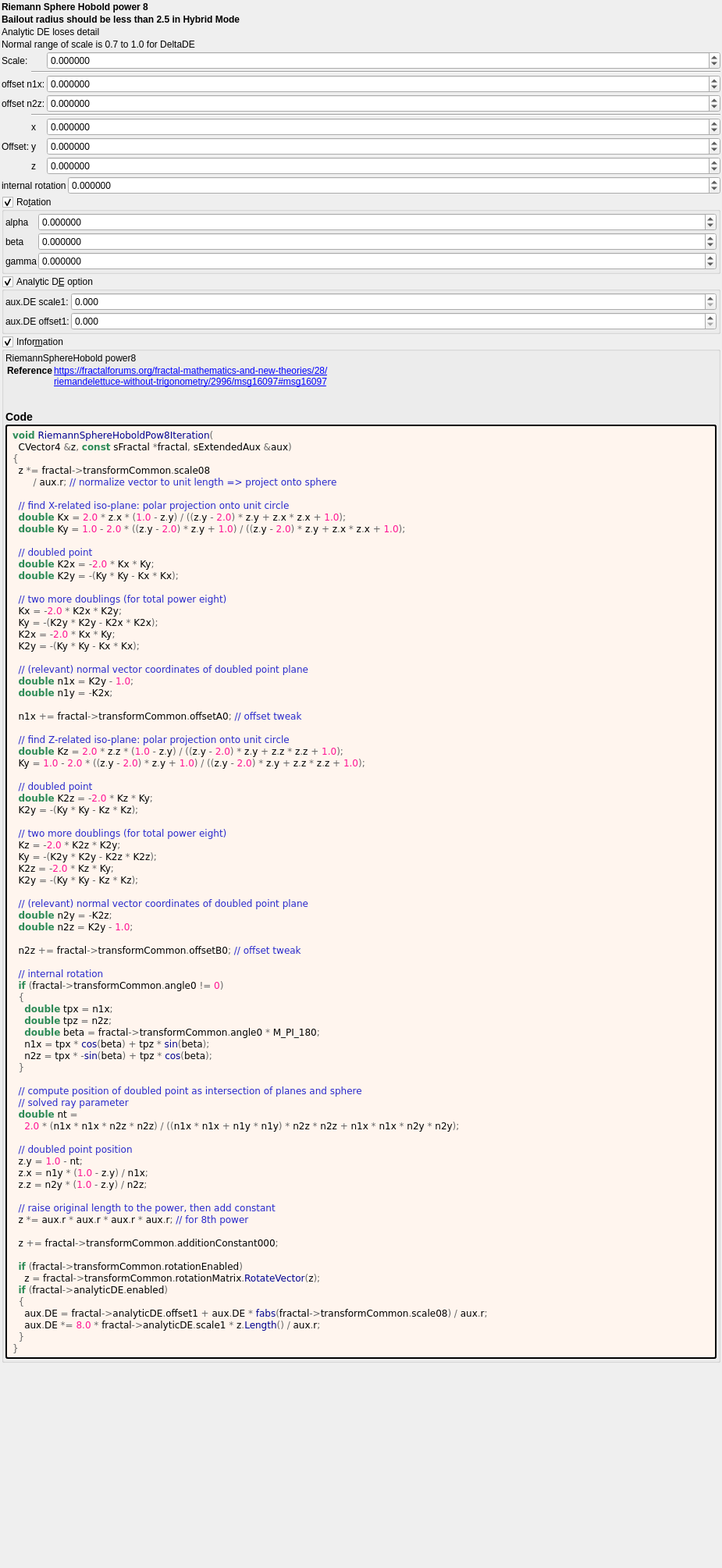
<?xml version="1.0" encoding="UTF-8"?>
<ui version="4.0">
 <class>riemann_sphere_hobold_pow8</class>
 <widget class="QWidget" name="Form">
  <property name="geometry">
   <rect>
    <x>0</x>
    <y>0</y>
    <width>925</width>
    <height>2009</height>
   </rect>
  </property>
  <property name="windowTitle">
   <string notr="true">riemann_sphere_hobold_pow8</string>
  </property>
  <layout class="QVBoxLayout" name="verticalLayout">
   <property name="spacing">
    <number>2</number>
   </property>
   <property name="leftMargin">
    <number>2</number>
   </property>
   <property name="topMargin">
    <number>2</number>
   </property>
   <property name="rightMargin">
    <number>2</number>
   </property>
   <property name="bottomMargin">
    <number>2</number>
   </property>
   <item>
    <widget class="QLabel" name="label_256">
     <property name="font">
      <font>
       <weight>75</weight>
       <bold>true</bold>
      </font>
     </property>
     <property name="text">
      <string>Riemann Sphere Hobold power 8</string>
     </property>
    </widget>
   </item>
   <item>
    <widget class="QLabel" name="label_252">
     <property name="font">
      <font>
       <weight>75</weight>
       <bold>true</bold>
      </font>
     </property>
     <property name="text">
      <string>Bailout radius should be less than 2.5 in Hybrid Mode</string>
     </property>
    </widget>
   </item>
   <item>
    <widget class="QLabel" name="label_258">
     <property name="text">
      <string>Analytic DE loses detail</string>
     </property>
    </widget>
   </item>
   <item>
    <widget class="QLabel" name="label_257">
     <property name="text">
      <string>Normal range of scale is 0.7 to 1.0 for DeltaDE</string>
     </property>
    </widget>
   </item>
   <item>
    <layout class="QGridLayout" name="gridLayout_63" columnstretch="0,0,0,1">
     <property name="spacing">
      <number>2</number>
     </property>
     <item row="6" column="2">
      <widget class="QLabel" name="label_112">
       <property name="text">
        <string notr="true">x</string>
       </property>
      </widget>
     </item>
     <item row="7" column="1">
      <widget class="QLabel" name="label_255">
       <property name="text">
        <string>Offset:</string>
       </property>
      </widget>
     </item>
     <item row="7" column="2">
      <widget class="QLabel" name="label_113">
       <property name="text">
        <string notr="true">y</string>
       </property>
      </widget>
     </item>
     <item row="7" column="3">
      <widget class="MyDoubleSpinBox" name="spinbox3_transf_addition_constant_y">
       <property name="sizePolicy">
        <sizepolicy hsizetype="Minimum" vsizetype="Maximum">
         <horstretch>0</horstretch>
         <verstretch>0</verstretch>
        </sizepolicy>
       </property>
       <property name="prefix">
        <string/>
       </property>
       <property name="suffix">
        <string/>
       </property>
       <property name="decimals">
        <number>6</number>
       </property>
       <property name="minimum">
        <double>-99.989999999999995</double>
       </property>
       <property name="maximum">
        <double>99.989999999999995</double>
       </property>
       <property name="singleStep">
        <double>0.100000000000000</double>
       </property>
      </widget>
     </item>
     <item row="8" column="3">
      <widget class="MyDoubleSpinBox" name="spinbox3_transf_addition_constant_z">
       <property name="sizePolicy">
        <sizepolicy hsizetype="Minimum" vsizetype="Maximum">
         <horstretch>0</horstretch>
         <verstretch>0</verstretch>
        </sizepolicy>
       </property>
       <property name="prefix">
        <string/>
       </property>
       <property name="suffix">
        <string/>
       </property>
       <property name="decimals">
        <number>6</number>
       </property>
       <property name="minimum">
        <double>-99.989999999999995</double>
       </property>
       <property name="maximum">
        <double>99.989999999999995</double>
       </property>
       <property name="singleStep">
        <double>0.100000000000000</double>
       </property>
      </widget>
     </item>
     <item row="6" column="3">
      <widget class="MyDoubleSpinBox" name="spinbox3_transf_addition_constant_x">
       <property name="sizePolicy">
        <sizepolicy hsizetype="Minimum" vsizetype="Maximum">
         <horstretch>0</horstretch>
         <verstretch>0</verstretch>
        </sizepolicy>
       </property>
       <property name="prefix">
        <string/>
       </property>
       <property name="suffix">
        <string/>
       </property>
       <property name="decimals">
        <number>6</number>
       </property>
       <property name="minimum">
        <double>-99.989999999999995</double>
       </property>
       <property name="maximum">
        <double>99.989999999999995</double>
       </property>
       <property name="singleStep">
        <double>0.100000000000000</double>
       </property>
      </widget>
     </item>
     <item row="8" column="2">
      <widget class="QLabel" name="label_114">
       <property name="text">
        <string notr="true">z</string>
       </property>
      </widget>
     </item>
     <item row="1" column="3">
      <widget class="MyDoubleSpinBox" name="spinbox_transf_scale_08">
       <property name="sizePolicy">
        <sizepolicy hsizetype="Minimum" vsizetype="Maximum">
         <horstretch>0</horstretch>
         <verstretch>0</verstretch>
        </sizepolicy>
       </property>
       <property name="prefix">
        <string/>
       </property>
       <property name="suffix">
        <string/>
       </property>
       <property name="decimals">
        <number>6</number>
       </property>
       <property name="minimum">
        <double>-99.989999999999995</double>
       </property>
       <property name="maximum">
        <double>99.989999999999995</double>
       </property>
       <property name="singleStep">
        <double>0.100000000000000</double>
       </property>
      </widget>
     </item>
     <item row="5" column="2" colspan="2">
      <widget class="Line" name="line_56">
       <property name="orientation">
        <enum>Qt::Horizontal</enum>
       </property>
      </widget>
     </item>
     <item row="2" column="2" colspan="2">
      <widget class="Line" name="line_55">
       <property name="orientation">
        <enum>Qt::Horizontal</enum>
       </property>
      </widget>
     </item>
     <item row="4" column="3">
      <widget class="MyDoubleSpinBox" name="spinbox_transf_offsetB_0">
       <property name="sizePolicy">
        <sizepolicy hsizetype="Minimum" vsizetype="Maximum">
         <horstretch>0</horstretch>
         <verstretch>0</verstretch>
        </sizepolicy>
       </property>
       <property name="prefix">
        <string/>
       </property>
       <property name="suffix">
        <string/>
       </property>
       <property name="decimals">
        <number>6</number>
       </property>
       <property name="minimum">
        <double>-99.989999999999995</double>
       </property>
       <property name="maximum">
        <double>99.989999999999995</double>
       </property>
       <property name="singleStep">
        <double>0.100000000000000</double>
       </property>
      </widget>
     </item>
     <item row="3" column="3">
      <widget class="MyDoubleSpinBox" name="spinbox_transf_offsetA_0">
       <property name="sizePolicy">
        <sizepolicy hsizetype="Minimum" vsizetype="Maximum">
         <horstretch>0</horstretch>
         <verstretch>0</verstretch>
        </sizepolicy>
       </property>
       <property name="prefix">
        <string/>
       </property>
       <property name="suffix">
        <string/>
       </property>
       <property name="decimals">
        <number>6</number>
       </property>
       <property name="minimum">
        <double>-99.989999999999995</double>
       </property>
       <property name="maximum">
        <double>99.989999999999995</double>
       </property>
       <property name="singleStep">
        <double>0.100000000000000</double>
       </property>
      </widget>
     </item>
     <item row="3" column="1" colspan="2">
      <widget class="QLabel" name="label_140">
       <property name="text">
        <string>offset n1x:</string>
       </property>
      </widget>
     </item>
     <item row="4" column="1" colspan="2">
      <widget class="QLabel" name="label_142">
       <property name="text">
        <string>offset n2z:</string>
       </property>
      </widget>
     </item>
     <item row="1" column="1" colspan="2">
      <widget class="QLabel" name="label_251">
       <property name="text">
        <string>Scale:</string>
       </property>
      </widget>
     </item>
    </layout>
   </item>
   <item>
    <layout class="QGridLayout" name="gridLayout_2" columnstretch="0,1">
     <property name="spacing">
      <number>2</number>
     </property>
     <item row="1" column="0">
      <widget class="QLabel" name="label_18">
       <property name="text">
        <string notr="true">internal rotation</string>
       </property>
      </widget>
     </item>
     <item row="1" column="1">
      <widget class="MyDoubleSpinBox" name="spinboxd_transf_angle_0">
       <property name="sizePolicy">
        <sizepolicy hsizetype="Minimum" vsizetype="Maximum">
         <horstretch>0</horstretch>
         <verstretch>0</verstretch>
        </sizepolicy>
       </property>
       <property name="prefix">
        <string/>
       </property>
       <property name="suffix">
        <string/>
       </property>
       <property name="decimals">
        <number>6</number>
       </property>
       <property name="minimum">
        <double>-36000.000000000000000</double>
       </property>
       <property name="maximum">
        <double>36000.000000000000000</double>
       </property>
       <property name="singleStep">
        <double>1.000000000000000</double>
       </property>
      </widget>
     </item>
    </layout>
   </item>
   <item>
    <widget class="MyGroupBox" name="groupCheck_transf_rotation_enabled">
     <property name="title">
      <string>Ro&amp;tation</string>
     </property>
     <property name="checkable">
      <bool>true</bool>
     </property>
     <layout class="QVBoxLayout" name="verticalLayout_8" stretch="0">
      <property name="spacing">
       <number>2</number>
      </property>
      <property name="leftMargin">
       <number>2</number>
      </property>
      <property name="topMargin">
       <number>2</number>
      </property>
      <property name="rightMargin">
       <number>2</number>
      </property>
      <property name="bottomMargin">
       <number>2</number>
      </property>
      <item>
       <layout class="QGridLayout" name="gridLayout_10" columnstretch="0,1">
        <property name="spacing">
         <number>2</number>
        </property>
        <item row="3" column="1">
         <widget class="MyDoubleSpinBox" name="spinboxd3_transf_rotation_z">
          <property name="sizePolicy">
           <sizepolicy hsizetype="Minimum" vsizetype="Maximum">
            <horstretch>0</horstretch>
            <verstretch>0</verstretch>
           </sizepolicy>
          </property>
          <property name="prefix">
           <string/>
          </property>
          <property name="suffix">
           <string/>
          </property>
          <property name="decimals">
           <number>6</number>
          </property>
          <property name="minimum">
           <double>-36000.000000000000000</double>
          </property>
          <property name="maximum">
           <double>36000.000000000000000</double>
          </property>
          <property name="singleStep">
           <double>1.000000000000000</double>
          </property>
         </widget>
        </item>
        <item row="3" column="0">
         <widget class="QLabel" name="label_36">
          <property name="text">
           <string notr="true">gamma</string>
          </property>
         </widget>
        </item>
        <item row="1" column="0">
         <widget class="QLabel" name="label_35">
          <property name="text">
           <string notr="true">alpha</string>
          </property>
         </widget>
        </item>
        <item row="2" column="0">
         <widget class="QLabel" name="label_34">
          <property name="text">
           <string notr="true">beta</string>
          </property>
         </widget>
        </item>
        <item row="1" column="1">
         <widget class="MyDoubleSpinBox" name="spinboxd3_transf_rotation_x">
          <property name="sizePolicy">
           <sizepolicy hsizetype="Minimum" vsizetype="Maximum">
            <horstretch>0</horstretch>
            <verstretch>0</verstretch>
           </sizepolicy>
          </property>
          <property name="prefix">
           <string/>
          </property>
          <property name="suffix">
           <string/>
          </property>
          <property name="decimals">
           <number>6</number>
          </property>
          <property name="minimum">
           <double>-36000.000000000000000</double>
          </property>
          <property name="maximum">
           <double>36000.000000000000000</double>
          </property>
          <property name="singleStep">
           <double>1.000000000000000</double>
          </property>
         </widget>
        </item>
        <item row="2" column="1">
         <widget class="MyDoubleSpinBox" name="spinboxd3_transf_rotation_y">
          <property name="sizePolicy">
           <sizepolicy hsizetype="Minimum" vsizetype="Maximum">
            <horstretch>0</horstretch>
            <verstretch>0</verstretch>
           </sizepolicy>
          </property>
          <property name="prefix">
           <string/>
          </property>
          <property name="suffix">
           <string/>
          </property>
          <property name="decimals">
           <number>6</number>
          </property>
          <property name="minimum">
           <double>-36000.000000000000000</double>
          </property>
          <property name="maximum">
           <double>36000.000000000000000</double>
          </property>
          <property name="singleStep">
           <double>1.000000000000000</double>
          </property>
         </widget>
        </item>
       </layout>
      </item>
     </layout>
    </widget>
   </item>
   <item>
    <widget class="MyGroupBox" name="groupCheck_analyticDE_enabled">
     <property name="toolTip">
      <string>&lt;p&gt;Occasionally disable in Hybrid Mode. A few hybrid settings may work best with the analytic DE code disabled in this formula.&lt;/p&gt;</string>
     </property>
     <property name="title">
      <string>Analytic D&amp;E option</string>
     </property>
     <property name="checkable">
      <bool>true</bool>
     </property>
     <layout class="QVBoxLayout" name="verticalLayout_52">
      <property name="spacing">
       <number>2</number>
      </property>
      <property name="leftMargin">
       <number>2</number>
      </property>
      <property name="topMargin">
       <number>2</number>
      </property>
      <property name="rightMargin">
       <number>2</number>
      </property>
      <property name="bottomMargin">
       <number>2</number>
      </property>
      <item>
       <layout class="QGridLayout" name="gridLayout_27" columnstretch="0,0,1">
        <property name="spacing">
         <number>2</number>
        </property>
        <item row="2" column="1">
         <widget class="QLabel" name="label_177">
          <property name="text">
           <string>aux.DE offset1:</string>
          </property>
         </widget>
        </item>
        <item row="1" column="1">
         <widget class="QLabel" name="label_176">
          <property name="text">
           <string>aux.DE scale1:</string>
          </property>
         </widget>
        </item>
        <item row="2" column="2">
         <widget class="MyDoubleSpinBox" name="spinbox_analyticDE_offset_1">
          <property name="sizePolicy">
           <sizepolicy hsizetype="Minimum" vsizetype="Maximum">
            <horstretch>0</horstretch>
            <verstretch>0</verstretch>
           </sizepolicy>
          </property>
          <property name="prefix">
           <string/>
          </property>
          <property name="suffix">
           <string/>
          </property>
          <property name="decimals">
           <number>3</number>
          </property>
          <property name="minimum">
           <double>0.000000000000000</double>
          </property>
          <property name="maximum">
           <double>99.000000000000000</double>
          </property>
          <property name="singleStep">
           <double>0.100000000000000</double>
          </property>
         </widget>
        </item>
        <item row="1" column="2">
         <widget class="MyDoubleSpinBox" name="spinbox_analyticDE_scale_1">
          <property name="sizePolicy">
           <sizepolicy hsizetype="Minimum" vsizetype="Maximum">
            <horstretch>0</horstretch>
            <verstretch>0</verstretch>
           </sizepolicy>
          </property>
          <property name="prefix">
           <string/>
          </property>
          <property name="suffix">
           <string/>
          </property>
          <property name="decimals">
           <number>3</number>
          </property>
          <property name="minimum">
           <double>0.000000000000000</double>
          </property>
          <property name="maximum">
           <double>99.000000000000000</double>
          </property>
          <property name="singleStep">
           <double>0.100000000000000</double>
          </property>
         </widget>
        </item>
       </layout>
      </item>
     </layout>
    </widget>
   </item>
   <item>
    <widget class="MyGroupBox" name="groupCheck_info">
     <property name="title">
      <string>Infor&amp;mation</string>
     </property>
     <property name="flat">
      <bool>false</bool>
     </property>
     <property name="checkable">
      <bool>true</bool>
     </property>
     <layout class="QVBoxLayout" name="verticalLayout_2">
      <property name="spacing">
       <number>2</number>
      </property>
      <property name="leftMargin">
       <number>2</number>
      </property>
      <property name="topMargin">
       <number>2</number>
      </property>
      <property name="rightMargin">
       <number>2</number>
      </property>
      <property name="bottomMargin">
       <number>2</number>
      </property>
      <item>
       <widget class="QLabel" name="label_information_general">
        <property name="text">
         <string notr="true">&lt;p&gt;RiemannSphereHobold power8&lt;/p&gt;&lt;table&gt;
&lt;tr&gt;&lt;th&gt;Reference&lt;/th&gt;&lt;td&gt;&lt;a href=&quot;https://fractalforums.org/fractal-mathematics-and-new-theories/28/&quot;&gt;https://fractalforums.org/fractal-mathematics-and-new-theories/28/&lt;br&gt;
&lt;a href=&quot;riemandelettuce-without-trigonometry/2996/msg16097#msg16097&quot;&gt;riemandelettuce-without-trigonometry/2996/msg16097#msg16097&lt;br&gt;
&lt;/td&gt;&lt;/tr&gt;
&lt;/table&gt;
&lt;h3&gt;Code&lt;/h3&gt;</string>
        </property>
        <property name="wordWrap">
         <bool>true</bool>
        </property>
        <property name="openExternalLinks">
         <bool>true</bool>
        </property>
        <property name="textInteractionFlags">
         <set>Qt::LinksAccessibleByMouse|Qt::TextSelectableByMouse</set>
        </property>
       </widget>
      </item>
      <item>
       <widget class="QLabel" name="label_code_content">
        <property name="styleSheet">
         <string notr="true">border-style: outset; border-width: 2px; border-radius: 3px; border-color: black; background-color: #fff5ee; padding: 4px;</string>
        </property>
        <property name="text">
         <string notr="true">&lt;body style=&quot;background-color:#fff5ee&quot;&gt;
&lt;pre style=&quot;color:#000000; background-color:#fff5ee;  font-family:&#039;Courier New&#039;,monospace;white-space: pre-wrap;&quot;&gt;&lt;span style=&quot;color:#2e8b57; font-weight:bold&quot;&gt;void&lt;/span&gt; &lt;span style=&quot;color:#00008f&quot;&gt;RiemannSphereHoboldPow8Iteration&lt;/span&gt;&lt;span style=&quot;color:#676767&quot;&gt;(&lt;/span&gt;
  CVector4 &lt;span style=&quot;color:#676767&quot;&gt;&amp;amp;&lt;/span&gt;z&lt;span style=&quot;color:#676767&quot;&gt;,&lt;/span&gt; &lt;span style=&quot;color:#2e8b57; font-weight:bold&quot;&gt;const&lt;/span&gt; sFractal &lt;span style=&quot;color:#676767&quot;&gt;*&lt;/span&gt;fractal&lt;span style=&quot;color:#676767&quot;&gt;,&lt;/span&gt; sExtendedAux &lt;span style=&quot;color:#676767&quot;&gt;&amp;amp;&lt;/span&gt;aux&lt;span style=&quot;color:#676767&quot;&gt;)&lt;/span&gt;
&lt;span style=&quot;color:#676767&quot;&gt;{&lt;/span&gt;
  z &lt;span style=&quot;color:#676767&quot;&gt;*=&lt;/span&gt; fractal&lt;span style=&quot;color:#676767&quot;&gt;-&amp;gt;&lt;/span&gt;transformCommon&lt;span style=&quot;color:#676767&quot;&gt;.&lt;/span&gt;scale08
       &lt;span style=&quot;color:#676767&quot;&gt;/&lt;/span&gt; aux&lt;span style=&quot;color:#676767&quot;&gt;.&lt;/span&gt;r&lt;span style=&quot;color:#676767&quot;&gt;;&lt;/span&gt; &lt;span style=&quot;color:#2929cc&quot;&gt;// normalize vector to unit length =&amp;gt; project onto sphere&lt;/span&gt;

  &lt;span style=&quot;color:#2929cc&quot;&gt;// find X-related iso-plane: polar projection onto unit circle&lt;/span&gt;
  &lt;span style=&quot;color:#2e8b57; font-weight:bold&quot;&gt;double&lt;/span&gt; Kx &lt;span style=&quot;color:#676767&quot;&gt;=&lt;/span&gt; &lt;span style=&quot;color:#ff1493&quot;&gt;2.0&lt;/span&gt; &lt;span style=&quot;color:#676767&quot;&gt;*&lt;/span&gt; z&lt;span style=&quot;color:#676767&quot;&gt;.&lt;/span&gt;x &lt;span style=&quot;color:#676767&quot;&gt;* (&lt;/span&gt;&lt;span style=&quot;color:#ff1493&quot;&gt;1.0&lt;/span&gt; &lt;span style=&quot;color:#676767&quot;&gt;-&lt;/span&gt; z&lt;span style=&quot;color:#676767&quot;&gt;.&lt;/span&gt;y&lt;span style=&quot;color:#676767&quot;&gt;) / ((&lt;/span&gt;z&lt;span style=&quot;color:#676767&quot;&gt;.&lt;/span&gt;y &lt;span style=&quot;color:#676767&quot;&gt;-&lt;/span&gt; &lt;span style=&quot;color:#ff1493&quot;&gt;2.0&lt;/span&gt;&lt;span style=&quot;color:#676767&quot;&gt;) *&lt;/span&gt; z&lt;span style=&quot;color:#676767&quot;&gt;.&lt;/span&gt;y &lt;span style=&quot;color:#676767&quot;&gt;+&lt;/span&gt; z&lt;span style=&quot;color:#676767&quot;&gt;.&lt;/span&gt;x &lt;span style=&quot;color:#676767&quot;&gt;*&lt;/span&gt; z&lt;span style=&quot;color:#676767&quot;&gt;.&lt;/span&gt;x &lt;span style=&quot;color:#676767&quot;&gt;+&lt;/span&gt; &lt;span style=&quot;color:#ff1493&quot;&gt;1.0&lt;/span&gt;&lt;span style=&quot;color:#676767&quot;&gt;);&lt;/span&gt;
  &lt;span style=&quot;color:#2e8b57; font-weight:bold&quot;&gt;double&lt;/span&gt; Ky &lt;span style=&quot;color:#676767&quot;&gt;=&lt;/span&gt; &lt;span style=&quot;color:#ff1493&quot;&gt;1.0&lt;/span&gt; &lt;span style=&quot;color:#676767&quot;&gt;-&lt;/span&gt; &lt;span style=&quot;color:#ff1493&quot;&gt;2.0&lt;/span&gt; &lt;span style=&quot;color:#676767&quot;&gt;* ((&lt;/span&gt;z&lt;span style=&quot;color:#676767&quot;&gt;.&lt;/span&gt;y &lt;span style=&quot;color:#676767&quot;&gt;-&lt;/span&gt; &lt;span style=&quot;color:#ff1493&quot;&gt;2.0&lt;/span&gt;&lt;span style=&quot;color:#676767&quot;&gt;) *&lt;/span&gt; z&lt;span style=&quot;color:#676767&quot;&gt;.&lt;/span&gt;y &lt;span style=&quot;color:#676767&quot;&gt;+&lt;/span&gt; &lt;span style=&quot;color:#ff1493&quot;&gt;1.0&lt;/span&gt;&lt;span style=&quot;color:#676767&quot;&gt;) / ((&lt;/span&gt;z&lt;span style=&quot;color:#676767&quot;&gt;.&lt;/span&gt;y &lt;span style=&quot;color:#676767&quot;&gt;-&lt;/span&gt; &lt;span style=&quot;color:#ff1493&quot;&gt;2.0&lt;/span&gt;&lt;span style=&quot;color:#676767&quot;&gt;) *&lt;/span&gt; z&lt;span style=&quot;color:#676767&quot;&gt;.&lt;/span&gt;y &lt;span style=&quot;color:#676767&quot;&gt;+&lt;/span&gt; z&lt;span style=&quot;color:#676767&quot;&gt;.&lt;/span&gt;x &lt;span style=&quot;color:#676767&quot;&gt;*&lt;/span&gt; z&lt;span style=&quot;color:#676767&quot;&gt;.&lt;/span&gt;x &lt;span style=&quot;color:#676767&quot;&gt;+&lt;/span&gt; &lt;span style=&quot;color:#ff1493&quot;&gt;1.0&lt;/span&gt;&lt;span style=&quot;color:#676767&quot;&gt;);&lt;/span&gt;

  &lt;span style=&quot;color:#2929cc&quot;&gt;// doubled point&lt;/span&gt;
  &lt;span style=&quot;color:#2e8b57; font-weight:bold&quot;&gt;double&lt;/span&gt; K2x &lt;span style=&quot;color:#676767&quot;&gt;= -&lt;/span&gt;&lt;span style=&quot;color:#ff1493&quot;&gt;2.0&lt;/span&gt; &lt;span style=&quot;color:#676767&quot;&gt;*&lt;/span&gt; Kx &lt;span style=&quot;color:#676767&quot;&gt;*&lt;/span&gt; Ky&lt;span style=&quot;color:#676767&quot;&gt;;&lt;/span&gt;
  &lt;span style=&quot;color:#2e8b57; font-weight:bold&quot;&gt;double&lt;/span&gt; K2y &lt;span style=&quot;color:#676767&quot;&gt;= -(&lt;/span&gt;Ky &lt;span style=&quot;color:#676767&quot;&gt;*&lt;/span&gt; Ky &lt;span style=&quot;color:#676767&quot;&gt;-&lt;/span&gt; Kx &lt;span style=&quot;color:#676767&quot;&gt;*&lt;/span&gt; Kx&lt;span style=&quot;color:#676767&quot;&gt;);&lt;/span&gt;

  &lt;span style=&quot;color:#2929cc&quot;&gt;// two more doublings (for total power eight)&lt;/span&gt;
  Kx &lt;span style=&quot;color:#676767&quot;&gt;= -&lt;/span&gt;&lt;span style=&quot;color:#ff1493&quot;&gt;2.0&lt;/span&gt; &lt;span style=&quot;color:#676767&quot;&gt;*&lt;/span&gt; K2x &lt;span style=&quot;color:#676767&quot;&gt;*&lt;/span&gt; K2y&lt;span style=&quot;color:#676767&quot;&gt;;&lt;/span&gt;
  Ky &lt;span style=&quot;color:#676767&quot;&gt;= -(&lt;/span&gt;K2y &lt;span style=&quot;color:#676767&quot;&gt;*&lt;/span&gt; K2y &lt;span style=&quot;color:#676767&quot;&gt;-&lt;/span&gt; K2x &lt;span style=&quot;color:#676767&quot;&gt;*&lt;/span&gt; K2x&lt;span style=&quot;color:#676767&quot;&gt;);&lt;/span&gt;
  K2x &lt;span style=&quot;color:#676767&quot;&gt;= -&lt;/span&gt;&lt;span style=&quot;color:#ff1493&quot;&gt;2.0&lt;/span&gt; &lt;span style=&quot;color:#676767&quot;&gt;*&lt;/span&gt; Kx &lt;span style=&quot;color:#676767&quot;&gt;*&lt;/span&gt; Ky&lt;span style=&quot;color:#676767&quot;&gt;;&lt;/span&gt;
  K2y &lt;span style=&quot;color:#676767&quot;&gt;= -(&lt;/span&gt;Ky &lt;span style=&quot;color:#676767&quot;&gt;*&lt;/span&gt; Ky &lt;span style=&quot;color:#676767&quot;&gt;-&lt;/span&gt; Kx &lt;span style=&quot;color:#676767&quot;&gt;*&lt;/span&gt; Kx&lt;span style=&quot;color:#676767&quot;&gt;);&lt;/span&gt;

  &lt;span style=&quot;color:#2929cc&quot;&gt;// (relevant) normal vector coordinates of doubled point plane&lt;/span&gt;
  &lt;span style=&quot;color:#2e8b57; font-weight:bold&quot;&gt;double&lt;/span&gt; n1x &lt;span style=&quot;color:#676767&quot;&gt;=&lt;/span&gt; K2y &lt;span style=&quot;color:#676767&quot;&gt;-&lt;/span&gt; &lt;span style=&quot;color:#ff1493&quot;&gt;1.0&lt;/span&gt;&lt;span style=&quot;color:#676767&quot;&gt;;&lt;/span&gt;
  &lt;span style=&quot;color:#2e8b57; font-weight:bold&quot;&gt;double&lt;/span&gt; n1y &lt;span style=&quot;color:#676767&quot;&gt;= -&lt;/span&gt;K2x&lt;span style=&quot;color:#676767&quot;&gt;;&lt;/span&gt;

  n1x &lt;span style=&quot;color:#676767&quot;&gt;+=&lt;/span&gt; fractal&lt;span style=&quot;color:#676767&quot;&gt;-&amp;gt;&lt;/span&gt;transformCommon&lt;span style=&quot;color:#676767&quot;&gt;.&lt;/span&gt;offsetA0&lt;span style=&quot;color:#676767&quot;&gt;;&lt;/span&gt; &lt;span style=&quot;color:#2929cc&quot;&gt;// offset tweak&lt;/span&gt;

  &lt;span style=&quot;color:#2929cc&quot;&gt;// find Z-related iso-plane: polar projection onto unit circle&lt;/span&gt;
  &lt;span style=&quot;color:#2e8b57; font-weight:bold&quot;&gt;double&lt;/span&gt; Kz &lt;span style=&quot;color:#676767&quot;&gt;=&lt;/span&gt; &lt;span style=&quot;color:#ff1493&quot;&gt;2.0&lt;/span&gt; &lt;span style=&quot;color:#676767&quot;&gt;*&lt;/span&gt; z&lt;span style=&quot;color:#676767&quot;&gt;.&lt;/span&gt;z &lt;span style=&quot;color:#676767&quot;&gt;* (&lt;/span&gt;&lt;span style=&quot;color:#ff1493&quot;&gt;1.0&lt;/span&gt; &lt;span style=&quot;color:#676767&quot;&gt;-&lt;/span&gt; z&lt;span style=&quot;color:#676767&quot;&gt;.&lt;/span&gt;y&lt;span style=&quot;color:#676767&quot;&gt;) / ((&lt;/span&gt;z&lt;span style=&quot;color:#676767&quot;&gt;.&lt;/span&gt;y &lt;span style=&quot;color:#676767&quot;&gt;-&lt;/span&gt; &lt;span style=&quot;color:#ff1493&quot;&gt;2.0&lt;/span&gt;&lt;span style=&quot;color:#676767&quot;&gt;) *&lt;/span&gt; z&lt;span style=&quot;color:#676767&quot;&gt;.&lt;/span&gt;y &lt;span style=&quot;color:#676767&quot;&gt;+&lt;/span&gt; z&lt;span style=&quot;color:#676767&quot;&gt;.&lt;/span&gt;z &lt;span style=&quot;color:#676767&quot;&gt;*&lt;/span&gt; z&lt;span style=&quot;color:#676767&quot;&gt;.&lt;/span&gt;z &lt;span style=&quot;color:#676767&quot;&gt;+&lt;/span&gt; &lt;span style=&quot;color:#ff1493&quot;&gt;1.0&lt;/span&gt;&lt;span style=&quot;color:#676767&quot;&gt;);&lt;/span&gt;
  Ky &lt;span style=&quot;color:#676767&quot;&gt;=&lt;/span&gt; &lt;span style=&quot;color:#ff1493&quot;&gt;1.0&lt;/span&gt; &lt;span style=&quot;color:#676767&quot;&gt;-&lt;/span&gt; &lt;span style=&quot;color:#ff1493&quot;&gt;2.0&lt;/span&gt; &lt;span style=&quot;color:#676767&quot;&gt;* ((&lt;/span&gt;z&lt;span style=&quot;color:#676767&quot;&gt;.&lt;/span&gt;y &lt;span style=&quot;color:#676767&quot;&gt;-&lt;/span&gt; &lt;span style=&quot;color:#ff1493&quot;&gt;2.0&lt;/span&gt;&lt;span style=&quot;color:#676767&quot;&gt;) *&lt;/span&gt; z&lt;span style=&quot;color:#676767&quot;&gt;.&lt;/span&gt;y &lt;span style=&quot;color:#676767&quot;&gt;+&lt;/span&gt; &lt;span style=&quot;color:#ff1493&quot;&gt;1.0&lt;/span&gt;&lt;span style=&quot;color:#676767&quot;&gt;) / ((&lt;/span&gt;z&lt;span style=&quot;color:#676767&quot;&gt;.&lt;/span&gt;y &lt;span style=&quot;color:#676767&quot;&gt;-&lt;/span&gt; &lt;span style=&quot;color:#ff1493&quot;&gt;2.0&lt;/span&gt;&lt;span style=&quot;color:#676767&quot;&gt;) *&lt;/span&gt; z&lt;span style=&quot;color:#676767&quot;&gt;.&lt;/span&gt;y &lt;span style=&quot;color:#676767&quot;&gt;+&lt;/span&gt; z&lt;span style=&quot;color:#676767&quot;&gt;.&lt;/span&gt;z &lt;span style=&quot;color:#676767&quot;&gt;*&lt;/span&gt; z&lt;span style=&quot;color:#676767&quot;&gt;.&lt;/span&gt;z &lt;span style=&quot;color:#676767&quot;&gt;+&lt;/span&gt; &lt;span style=&quot;color:#ff1493&quot;&gt;1.0&lt;/span&gt;&lt;span style=&quot;color:#676767&quot;&gt;);&lt;/span&gt;

  &lt;span style=&quot;color:#2929cc&quot;&gt;// doubled point&lt;/span&gt;
  &lt;span style=&quot;color:#2e8b57; font-weight:bold&quot;&gt;double&lt;/span&gt; K2z &lt;span style=&quot;color:#676767&quot;&gt;= -&lt;/span&gt;&lt;span style=&quot;color:#ff1493&quot;&gt;2.0&lt;/span&gt; &lt;span style=&quot;color:#676767&quot;&gt;*&lt;/span&gt; Kz &lt;span style=&quot;color:#676767&quot;&gt;*&lt;/span&gt; Ky&lt;span style=&quot;color:#676767&quot;&gt;;&lt;/span&gt;
  K2y &lt;span style=&quot;color:#676767&quot;&gt;= -(&lt;/span&gt;Ky &lt;span style=&quot;color:#676767&quot;&gt;*&lt;/span&gt; Ky &lt;span style=&quot;color:#676767&quot;&gt;-&lt;/span&gt; Kz &lt;span style=&quot;color:#676767&quot;&gt;*&lt;/span&gt; Kz&lt;span style=&quot;color:#676767&quot;&gt;);&lt;/span&gt;

  &lt;span style=&quot;color:#2929cc&quot;&gt;// two more doublings (for total power eight)&lt;/span&gt;
  Kz &lt;span style=&quot;color:#676767&quot;&gt;= -&lt;/span&gt;&lt;span style=&quot;color:#ff1493&quot;&gt;2.0&lt;/span&gt; &lt;span style=&quot;color:#676767&quot;&gt;*&lt;/span&gt; K2z &lt;span style=&quot;color:#676767&quot;&gt;*&lt;/span&gt; K2y&lt;span style=&quot;color:#676767&quot;&gt;;&lt;/span&gt;
  Ky &lt;span style=&quot;color:#676767&quot;&gt;= -(&lt;/span&gt;K2y &lt;span style=&quot;color:#676767&quot;&gt;*&lt;/span&gt; K2y &lt;span style=&quot;color:#676767&quot;&gt;-&lt;/span&gt; K2z &lt;span style=&quot;color:#676767&quot;&gt;*&lt;/span&gt; K2z&lt;span style=&quot;color:#676767&quot;&gt;);&lt;/span&gt;
  K2z &lt;span style=&quot;color:#676767&quot;&gt;= -&lt;/span&gt;&lt;span style=&quot;color:#ff1493&quot;&gt;2.0&lt;/span&gt; &lt;span style=&quot;color:#676767&quot;&gt;*&lt;/span&gt; Kz &lt;span style=&quot;color:#676767&quot;&gt;*&lt;/span&gt; Ky&lt;span style=&quot;color:#676767&quot;&gt;;&lt;/span&gt;
  K2y &lt;span style=&quot;color:#676767&quot;&gt;= -(&lt;/span&gt;Ky &lt;span style=&quot;color:#676767&quot;&gt;*&lt;/span&gt; Ky &lt;span style=&quot;color:#676767&quot;&gt;-&lt;/span&gt; Kz &lt;span style=&quot;color:#676767&quot;&gt;*&lt;/span&gt; Kz&lt;span style=&quot;color:#676767&quot;&gt;);&lt;/span&gt;

  &lt;span style=&quot;color:#2929cc&quot;&gt;// (relevant) normal vector coordinates of doubled point plane&lt;/span&gt;
  &lt;span style=&quot;color:#2e8b57; font-weight:bold&quot;&gt;double&lt;/span&gt; n2y &lt;span style=&quot;color:#676767&quot;&gt;= -&lt;/span&gt;K2z&lt;span style=&quot;color:#676767&quot;&gt;;&lt;/span&gt;
  &lt;span style=&quot;color:#2e8b57; font-weight:bold&quot;&gt;double&lt;/span&gt; n2z &lt;span style=&quot;color:#676767&quot;&gt;=&lt;/span&gt; K2y &lt;span style=&quot;color:#676767&quot;&gt;-&lt;/span&gt; &lt;span style=&quot;color:#ff1493&quot;&gt;1.0&lt;/span&gt;&lt;span style=&quot;color:#676767&quot;&gt;;&lt;/span&gt;

  n2z &lt;span style=&quot;color:#676767&quot;&gt;+=&lt;/span&gt; fractal&lt;span style=&quot;color:#676767&quot;&gt;-&amp;gt;&lt;/span&gt;transformCommon&lt;span style=&quot;color:#676767&quot;&gt;.&lt;/span&gt;offsetB0&lt;span style=&quot;color:#676767&quot;&gt;;&lt;/span&gt; &lt;span style=&quot;color:#2929cc&quot;&gt;// offset tweak&lt;/span&gt;

  &lt;span style=&quot;color:#2929cc&quot;&gt;// internal rotation&lt;/span&gt;
  &lt;span style=&quot;color:#2e8b57; font-weight:bold&quot;&gt;if&lt;/span&gt; &lt;span style=&quot;color:#676767&quot;&gt;(&lt;/span&gt;fractal&lt;span style=&quot;color:#676767&quot;&gt;-&amp;gt;&lt;/span&gt;transformCommon&lt;span style=&quot;color:#676767&quot;&gt;.&lt;/span&gt;angle0 &lt;span style=&quot;color:#676767&quot;&gt;!=&lt;/span&gt; &lt;span style=&quot;color:#ff1493&quot;&gt;0&lt;/span&gt;&lt;span style=&quot;color:#676767&quot;&gt;)&lt;/span&gt;
  &lt;span style=&quot;color:#676767&quot;&gt;{&lt;/span&gt;
    &lt;span style=&quot;color:#2e8b57; font-weight:bold&quot;&gt;double&lt;/span&gt; tpx &lt;span style=&quot;color:#676767&quot;&gt;=&lt;/span&gt; n1x&lt;span style=&quot;color:#676767&quot;&gt;;&lt;/span&gt;
    &lt;span style=&quot;color:#2e8b57; font-weight:bold&quot;&gt;double&lt;/span&gt; tpz &lt;span style=&quot;color:#676767&quot;&gt;=&lt;/span&gt; n2z&lt;span style=&quot;color:#676767&quot;&gt;;&lt;/span&gt;
    &lt;span style=&quot;color:#2e8b57; font-weight:bold&quot;&gt;double&lt;/span&gt; beta &lt;span style=&quot;color:#676767&quot;&gt;=&lt;/span&gt; fractal&lt;span style=&quot;color:#676767&quot;&gt;-&amp;gt;&lt;/span&gt;transformCommon&lt;span style=&quot;color:#676767&quot;&gt;.&lt;/span&gt;angle0 &lt;span style=&quot;color:#676767&quot;&gt;*&lt;/span&gt; M_PI_180&lt;span style=&quot;color:#676767&quot;&gt;;&lt;/span&gt;
    n1x &lt;span style=&quot;color:#676767&quot;&gt;=&lt;/span&gt; tpx &lt;span style=&quot;color:#676767&quot;&gt;*&lt;/span&gt; &lt;span style=&quot;color:#00008f&quot;&gt;cos&lt;/span&gt;&lt;span style=&quot;color:#676767&quot;&gt;(&lt;/span&gt;beta&lt;span style=&quot;color:#676767&quot;&gt;) +&lt;/span&gt; tpz &lt;span style=&quot;color:#676767&quot;&gt;*&lt;/span&gt; &lt;span style=&quot;color:#00008f&quot;&gt;sin&lt;/span&gt;&lt;span style=&quot;color:#676767&quot;&gt;(&lt;/span&gt;beta&lt;span style=&quot;color:#676767&quot;&gt;);&lt;/span&gt;
    n2z &lt;span style=&quot;color:#676767&quot;&gt;=&lt;/span&gt; tpx &lt;span style=&quot;color:#676767&quot;&gt;* -&lt;/span&gt;&lt;span style=&quot;color:#00008f&quot;&gt;sin&lt;/span&gt;&lt;span style=&quot;color:#676767&quot;&gt;(&lt;/span&gt;beta&lt;span style=&quot;color:#676767&quot;&gt;) +&lt;/span&gt; tpz &lt;span style=&quot;color:#676767&quot;&gt;*&lt;/span&gt; &lt;span style=&quot;color:#00008f&quot;&gt;cos&lt;/span&gt;&lt;span style=&quot;color:#676767&quot;&gt;(&lt;/span&gt;beta&lt;span style=&quot;color:#676767&quot;&gt;);&lt;/span&gt;
  &lt;span style=&quot;color:#676767&quot;&gt;}&lt;/span&gt;

  &lt;span style=&quot;color:#2929cc&quot;&gt;// compute position of doubled point as intersection of planes and sphere&lt;/span&gt;
  &lt;span style=&quot;color:#2929cc&quot;&gt;// solved ray parameter&lt;/span&gt;
  &lt;span style=&quot;color:#2e8b57; font-weight:bold&quot;&gt;double&lt;/span&gt; nt &lt;span style=&quot;color:#676767&quot;&gt;=&lt;/span&gt;
    &lt;span style=&quot;color:#ff1493&quot;&gt;2.0&lt;/span&gt; &lt;span style=&quot;color:#676767&quot;&gt;* (&lt;/span&gt;n1x &lt;span style=&quot;color:#676767&quot;&gt;*&lt;/span&gt; n1x &lt;span style=&quot;color:#676767&quot;&gt;*&lt;/span&gt; n2z &lt;span style=&quot;color:#676767&quot;&gt;*&lt;/span&gt; n2z&lt;span style=&quot;color:#676767&quot;&gt;) / ((&lt;/span&gt;n1x &lt;span style=&quot;color:#676767&quot;&gt;*&lt;/span&gt; n1x &lt;span style=&quot;color:#676767&quot;&gt;+&lt;/span&gt; n1y &lt;span style=&quot;color:#676767&quot;&gt;*&lt;/span&gt; n1y&lt;span style=&quot;color:#676767&quot;&gt;) *&lt;/span&gt; n2z &lt;span style=&quot;color:#676767&quot;&gt;*&lt;/span&gt; n2z &lt;span style=&quot;color:#676767&quot;&gt;+&lt;/span&gt; n1x &lt;span style=&quot;color:#676767&quot;&gt;*&lt;/span&gt; n1x &lt;span style=&quot;color:#676767&quot;&gt;*&lt;/span&gt; n2y &lt;span style=&quot;color:#676767&quot;&gt;*&lt;/span&gt; n2y&lt;span style=&quot;color:#676767&quot;&gt;);&lt;/span&gt;

  &lt;span style=&quot;color:#2929cc&quot;&gt;// doubled point position&lt;/span&gt;
  z&lt;span style=&quot;color:#676767&quot;&gt;.&lt;/span&gt;y &lt;span style=&quot;color:#676767&quot;&gt;=&lt;/span&gt; &lt;span style=&quot;color:#ff1493&quot;&gt;1.0&lt;/span&gt; &lt;span style=&quot;color:#676767&quot;&gt;-&lt;/span&gt; nt&lt;span style=&quot;color:#676767&quot;&gt;;&lt;/span&gt;
  z&lt;span style=&quot;color:#676767&quot;&gt;.&lt;/span&gt;x &lt;span style=&quot;color:#676767&quot;&gt;=&lt;/span&gt; n1y &lt;span style=&quot;color:#676767&quot;&gt;* (&lt;/span&gt;&lt;span style=&quot;color:#ff1493&quot;&gt;1.0&lt;/span&gt; &lt;span style=&quot;color:#676767&quot;&gt;-&lt;/span&gt; z&lt;span style=&quot;color:#676767&quot;&gt;.&lt;/span&gt;y&lt;span style=&quot;color:#676767&quot;&gt;) /&lt;/span&gt; n1x&lt;span style=&quot;color:#676767&quot;&gt;;&lt;/span&gt;
  z&lt;span style=&quot;color:#676767&quot;&gt;.&lt;/span&gt;z &lt;span style=&quot;color:#676767&quot;&gt;=&lt;/span&gt; n2y &lt;span style=&quot;color:#676767&quot;&gt;* (&lt;/span&gt;&lt;span style=&quot;color:#ff1493&quot;&gt;1.0&lt;/span&gt; &lt;span style=&quot;color:#676767&quot;&gt;-&lt;/span&gt; z&lt;span style=&quot;color:#676767&quot;&gt;.&lt;/span&gt;y&lt;span style=&quot;color:#676767&quot;&gt;) /&lt;/span&gt; n2z&lt;span style=&quot;color:#676767&quot;&gt;;&lt;/span&gt;

  &lt;span style=&quot;color:#2929cc&quot;&gt;// raise original length to the power, then add constant&lt;/span&gt;
  z &lt;span style=&quot;color:#676767&quot;&gt;*=&lt;/span&gt; aux&lt;span style=&quot;color:#676767&quot;&gt;.&lt;/span&gt;r &lt;span style=&quot;color:#676767&quot;&gt;*&lt;/span&gt; aux&lt;span style=&quot;color:#676767&quot;&gt;.&lt;/span&gt;r &lt;span style=&quot;color:#676767&quot;&gt;*&lt;/span&gt; aux&lt;span style=&quot;color:#676767&quot;&gt;.&lt;/span&gt;r &lt;span style=&quot;color:#676767&quot;&gt;*&lt;/span&gt; aux&lt;span style=&quot;color:#676767&quot;&gt;.&lt;/span&gt;r&lt;span style=&quot;color:#676767&quot;&gt;;&lt;/span&gt; &lt;span style=&quot;color:#2929cc&quot;&gt;// for 8th power&lt;/span&gt;

  z &lt;span style=&quot;color:#676767&quot;&gt;+=&lt;/span&gt; fractal&lt;span style=&quot;color:#676767&quot;&gt;-&amp;gt;&lt;/span&gt;transformCommon&lt;span style=&quot;color:#676767&quot;&gt;.&lt;/span&gt;additionConstant000&lt;span style=&quot;color:#676767&quot;&gt;;&lt;/span&gt;

  &lt;span style=&quot;color:#2e8b57; font-weight:bold&quot;&gt;if&lt;/span&gt; &lt;span style=&quot;color:#676767&quot;&gt;(&lt;/span&gt;fractal&lt;span style=&quot;color:#676767&quot;&gt;-&amp;gt;&lt;/span&gt;transformCommon&lt;span style=&quot;color:#676767&quot;&gt;.&lt;/span&gt;rotationEnabled&lt;span style=&quot;color:#676767&quot;&gt;)&lt;/span&gt;
    z &lt;span style=&quot;color:#676767&quot;&gt;=&lt;/span&gt; fractal&lt;span style=&quot;color:#676767&quot;&gt;-&amp;gt;&lt;/span&gt;transformCommon&lt;span style=&quot;color:#676767&quot;&gt;.&lt;/span&gt;rotationMatrix&lt;span style=&quot;color:#676767&quot;&gt;.&lt;/span&gt;&lt;span style=&quot;color:#00008f&quot;&gt;RotateVector&lt;/span&gt;&lt;span style=&quot;color:#676767&quot;&gt;(&lt;/span&gt;z&lt;span style=&quot;color:#676767&quot;&gt;);&lt;/span&gt;
  &lt;span style=&quot;color:#2e8b57; font-weight:bold&quot;&gt;if&lt;/span&gt; &lt;span style=&quot;color:#676767&quot;&gt;(&lt;/span&gt;fractal&lt;span style=&quot;color:#676767&quot;&gt;-&amp;gt;&lt;/span&gt;analyticDE&lt;span style=&quot;color:#676767&quot;&gt;.&lt;/span&gt;enabled&lt;span style=&quot;color:#676767&quot;&gt;)&lt;/span&gt;
  &lt;span style=&quot;color:#676767&quot;&gt;{&lt;/span&gt;
    aux&lt;span style=&quot;color:#676767&quot;&gt;.&lt;/span&gt;DE &lt;span style=&quot;color:#676767&quot;&gt;=&lt;/span&gt; fractal&lt;span style=&quot;color:#676767&quot;&gt;-&amp;gt;&lt;/span&gt;analyticDE&lt;span style=&quot;color:#676767&quot;&gt;.&lt;/span&gt;offset1 &lt;span style=&quot;color:#676767&quot;&gt;+&lt;/span&gt; aux&lt;span style=&quot;color:#676767&quot;&gt;.&lt;/span&gt;DE &lt;span style=&quot;color:#676767&quot;&gt;*&lt;/span&gt; &lt;span style=&quot;color:#00008f&quot;&gt;fabs&lt;/span&gt;&lt;span style=&quot;color:#676767&quot;&gt;(&lt;/span&gt;fractal&lt;span style=&quot;color:#676767&quot;&gt;-&amp;gt;&lt;/span&gt;transformCommon&lt;span style=&quot;color:#676767&quot;&gt;.&lt;/span&gt;scale08&lt;span style=&quot;color:#676767&quot;&gt;) /&lt;/span&gt; aux&lt;span style=&quot;color:#676767&quot;&gt;.&lt;/span&gt;r&lt;span style=&quot;color:#676767&quot;&gt;;&lt;/span&gt;
    aux&lt;span style=&quot;color:#676767&quot;&gt;.&lt;/span&gt;DE &lt;span style=&quot;color:#676767&quot;&gt;*=&lt;/span&gt; &lt;span style=&quot;color:#ff1493&quot;&gt;8.0&lt;/span&gt; &lt;span style=&quot;color:#676767&quot;&gt;*&lt;/span&gt; fractal&lt;span style=&quot;color:#676767&quot;&gt;-&amp;gt;&lt;/span&gt;analyticDE&lt;span style=&quot;color:#676767&quot;&gt;.&lt;/span&gt;scale1 &lt;span style=&quot;color:#676767&quot;&gt;*&lt;/span&gt; z&lt;span style=&quot;color:#676767&quot;&gt;.&lt;/span&gt;&lt;span style=&quot;color:#00008f&quot;&gt;Length&lt;/span&gt;&lt;span style=&quot;color:#676767&quot;&gt;() /&lt;/span&gt; aux&lt;span style=&quot;color:#676767&quot;&gt;.&lt;/span&gt;r&lt;span style=&quot;color:#676767&quot;&gt;;&lt;/span&gt;
  &lt;span style=&quot;color:#676767&quot;&gt;}&lt;/span&gt;
&lt;span style=&quot;color:#676767&quot;&gt;}&lt;/span&gt;
&lt;/pre&gt;
&lt;/body&gt;</string>
        </property>
        <property name="wordWrap">
         <bool>true</bool>
        </property>
        <property name="openExternalLinks">
         <bool>true</bool>
        </property>
        <property name="textInteractionFlags">
         <set>Qt::LinksAccessibleByMouse|Qt::TextSelectableByMouse</set>
        </property>
       </widget>
      </item>
     </layout>
    </widget>
   </item>
   <item>
    <spacer name="verticalSpacer">
     <property name="orientation">
      <enum>Qt::Vertical</enum>
     </property>
     <property name="sizeHint" stdset="0">
      <size>
       <width>20</width>
       <height>40</height>
      </size>
     </property>
    </spacer>
   </item>
  </layout>
 </widget>
 <customwidgets>
  <customwidget>
   <class>MyGroupBox</class>
   <extends>QGroupBox</extends>
   <header>my_group_box.h</header>
   <container>1</container>
  </customwidget>
  <customwidget>
   <class>MyDoubleSpinBox</class>
   <extends>QDoubleSpinBox</extends>
   <header>my_double_spin_box.h</header>
  </customwidget>
 </customwidgets>
 <tabstops>
  <tabstop>spinboxd3_transf_rotation_y</tabstop>
  <tabstop>spinbox_transf_scale_08</tabstop>
  <tabstop>spinbox3_transf_addition_constant_x</tabstop>
  <tabstop>spinbox3_transf_addition_constant_y</tabstop>
  <tabstop>spinbox3_transf_addition_constant_z</tabstop>
  <tabstop>groupCheck_info</tabstop>
 </tabstops>
 <resources/>
 <connections/>
</ui>
